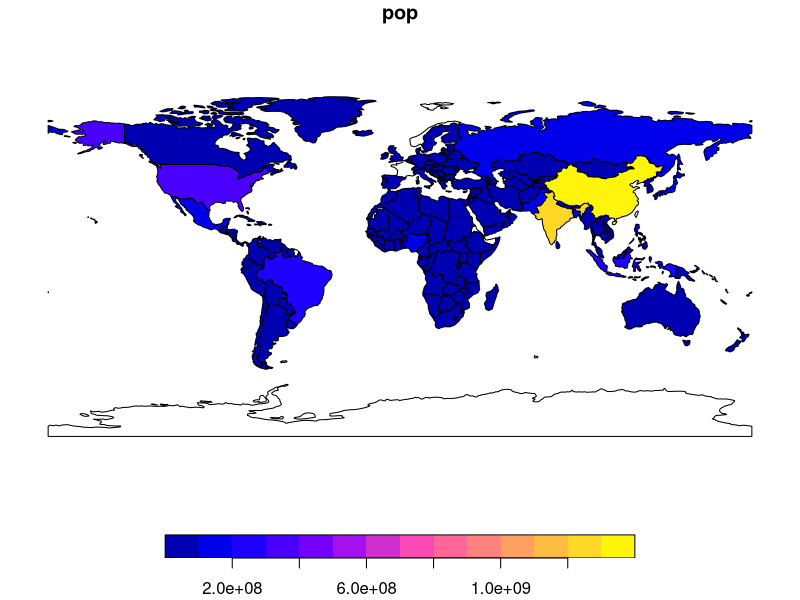
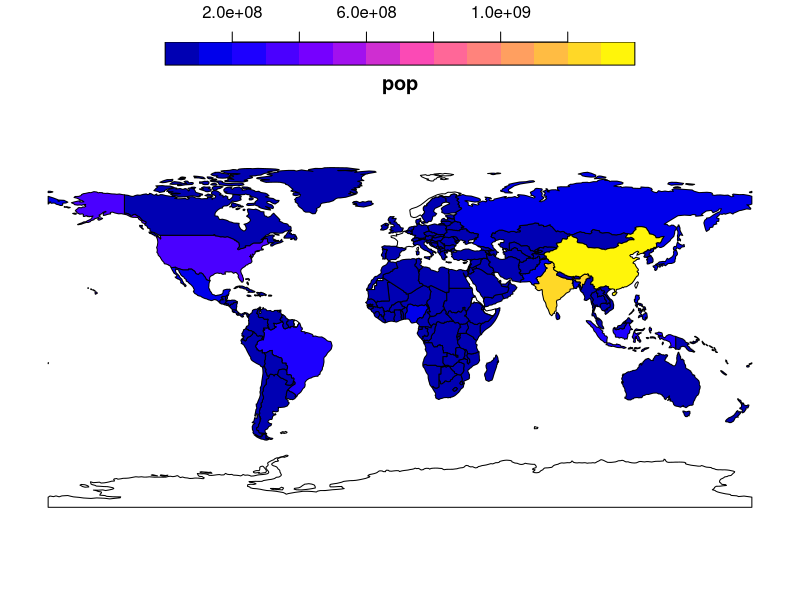

Generate these figures, in order, with R:
## ---- chunk 1
# demonstration of key.pos
library(sf)
library(spData)
plot(world["pop"])
plot(world["pop"], key.pos = 3)
# for more info see:
# https://cran.r-project.org/web/packages/sf/vignettes/sf5.html
# vignette("sf")
?sf::plot
## ---- chunk 2
asia = world[world$continent == "Asia", ]
asia = st_union(asia)
class(asia)
asia_df = st_sf(
  data.frame(name = "asia"),
  geometry = asia
  )
class(asia_df)
